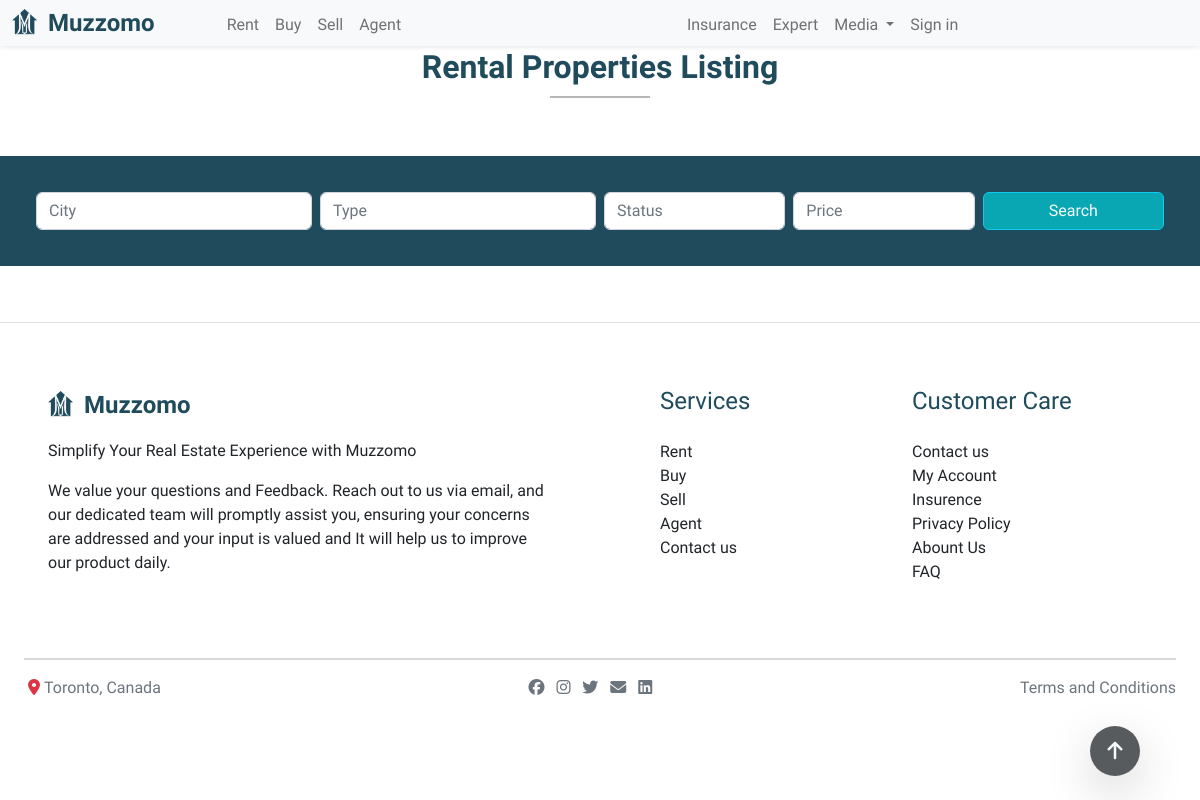
Page /rent-view/ on the earlier database version.
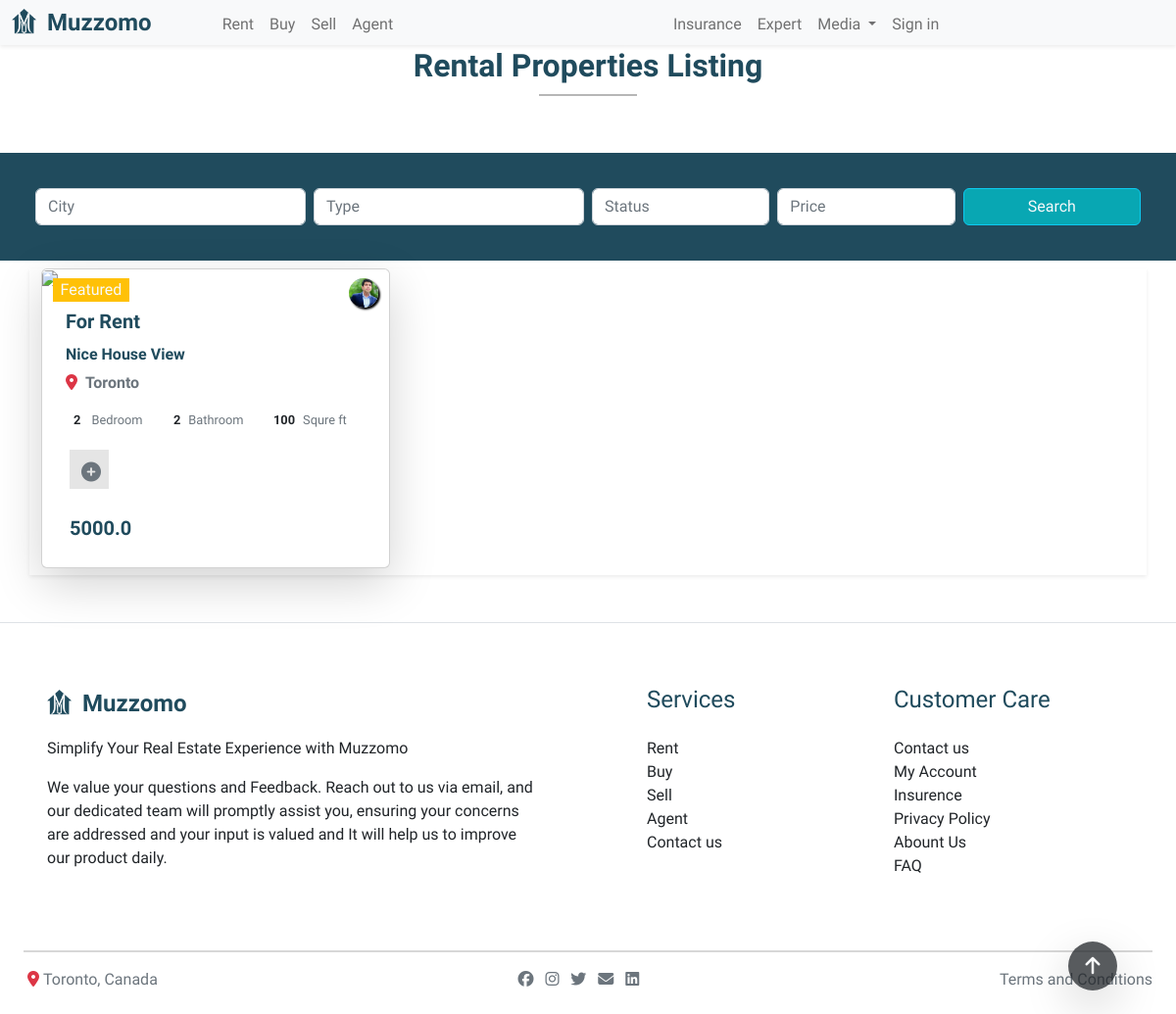
Same page on the later database version.
### listing/models.py (models this page shows, shortened)
class ProductPropertyModel(models.Model):
    tile = models.CharField(max_length=100)
    description = models.CharField(max_length=4000)
    type = models.CharField(max_length=200)
    city = models.CharField(max_length=200)
    status = models.CharField(max_length=200)
    postal_Code = models.CharField(max_length=100)
    floor = models.IntegerField()
    bed = models.IntegerField()
    bath = models.IntegerField()
    room = models.IntegerField()
    area = models.IntegerField()
    lotarea = models.IntegerField()
    price = models.FloatField()
    grauge = models.CharField(max_length=100)
    isactive = models.BooleanField(default=True)
    medai_url = models.CharField(max_length=400)
    coverPhoto = models.ImageField(upload_to="ProductCoverPhoto/")
    amenities = models.ForeignKey('ProductAmenitiesModel', on_delete=models.CASCADE)
    agent = models.ForeignKey(Agent, on_delete=models.CASCADE , null=True)

class Agent(models.Model):
    admin = models.OneToOneField(CustomUser , on_delete=models.CASCADE)
    fullname = models.CharField(max_length=50)
    phone = models.CharField(max_length=20)
    registration_date = models.DateField(auto_now_add=True)
    is_active = models.BooleanField(default=True)
    location = models.ForeignKey(Location , on_delete=models.CASCADE)

class CustomUser(AbstractUser):
    users_type = (
        ('Agent','Agent'),
        ('User','User'),
        ('Expert','Expert')
    )
    user_type = models.CharField(choices=users_type , max_length=50,default='Agent')
    profile_image = models.ImageField(upload_to='profiles/')

### listing/views.py (the view)
# urls.py: path('rent-view/' , rent_view , name='rent'),
def rent_view (request):
    productlist  = ProductPropertyModel.objects.filter(status = 'For Rent')
    filters = ProductPropertyModelFiler(request.GET , queryset= productlist)
    page = request.GET.get('page', 1)
    paginator = Paginator(filters.qs, 6)
    try:
        productlists = paginator.page(page)
    except PageNotAnInteger:
        productlists = paginator.page(1)
    except EmptyPage:
        productlists = paginator.page(paginator.num_pages)
    context = {
        "productlists": productlists,
        "filters": filters
    }
    return render(request, 'listing/rent.html' , context)

### templates/listing/rent.html (shortened to what this page needs)
{% extends 'base.html' %}
{% load static %}
{% block content %}
{% include 'base/nav.html' %}
{% include 'base/scrolled-up.html' %}
    <div class="head-title text-center py-5 " id="up-section">
        <h1 class="fs-2 fw-bold  dark-blue-color">
         Rental Properties Listing
        </h1>
        <span></span>
    </div>
    <div class=" dark-blue-bg p-3 mb-5dark-blue-color">
      <div class=" dark-blue-bg p-3 mb-5dark-blue-color">
        <form  method="get">
              <div class=" ">
                <div class="row m-0 w-100">
                  <div class="col-lg-3 col-md-3 col-sm-12  p-1">
                      {{ filters.form.city }}
                  </div>
                  <div class="col-lg-3 col-md-3 col-sm-12  p-1">
                      {{ filters.form.status }}
                  </div>
                  <div class="col-lg-2 col-md-2 col-sm-12  p-1">
                      {{ filters.form.type }}
                  </div>
                  <div class="col-lg-2 col-md-2 col-sm-12  p-1">
                      {{filters.form.price}}
                  </div>
                  <div class="col-lg-2 col-md-2 col-sm-12  p-1">
                    <button type="submit" class="btn btn-info light-blue-bg text-light bg-opacity-10 w-100">Search</button>
                  </div>
                </div>
              </div>
          </form>
      </div>
      </div>
    <div class="divBody mt-2 mb-5">
        <div class="row m-0 shadow-sm">
          {% for i in productlists %}
            <div class="col-xl-4 col-lg-4 col-md-6 col-sm-12">
                <div class="card w-100 position-relative shadow-lg">
                  <a href="{% url 'productDetailselect' i.id %}"><img src="{{i.coverPhoto.url}}"
                      class="card-img-top" alt="..."></a>
                  <div class="card-body">
                    <div class="left-top fs-6 bg-warning text-light px-2 py-0 ">
                      Featured
                    </div>
                    <div class="right-top border-r-50">
                      <img src="{{i.agent.admin.profile_image.url}}" width="100%" alt="">
                    </div>
                    <div class="detials p-2 pt-0 ">
                      <h4 class=" fs-5 fw-bold dark-blue-color">For Rent</h4>
                      <h5 class="fs-6 pt-1 fw-bold dark-blue-color">{{i.tile}}</h5>
                      <p class="fw-bold pb-0"><i class="fa fa-location-dot  me-2 text-danger"></i><span
                          class="text-secondary">{{ i.city }}</span></p>
                      <div class="row m-0 p-0 text-start">
                        <div class="col px-2">
                          <p class="fs-7"><span class="fw-bolder me-2">{{i.bed}}</span> <span
                              class="text-secondary">Bedroom</span></p>
                        </div>
                        <div class="col px-2">
                          <p class="fs-7"><span class="fw-bolder me-2">{{i.bath}}</span><span
                              class="text-secondary">Bathroom</span></p>
                        </div>
                        <div class="col px-2">
                          <p class="fs-7"><span class="fw-bolder me-2">{{i.area}}</span><span
                              class="text-secondary">Squre ft</span></p>
                        </div>
                      </div>
                      <div class="row m-0 mb-2">
                        <div class="col-1 m-1 b-black-5 text-center pt-2 fs-5" style="width: 40px; height: 40px;"><a href="{% url 'productDetailselect' i.id %}"><i
                              class="fa fa-plus-circle text-secondary"></i></a></div>
                      </div>
                      <h2 class="fs-5 pt-3 fw-bold m-1 dark-blue-color">{{i.price}}</h2>
                    </div>
                  </div>
                </div>
              </div>
              {% endfor %}
        </div>
    </div>
    {% include 'base/contact.html' %}
    {% endblock content %}

Differences in the rows shown:
added ProductPropertyModel: agent.admin.profile_image (picture), tile "Nice House View", city "Toronto", bed "2", bath "2", area "100", price "5000.0"
